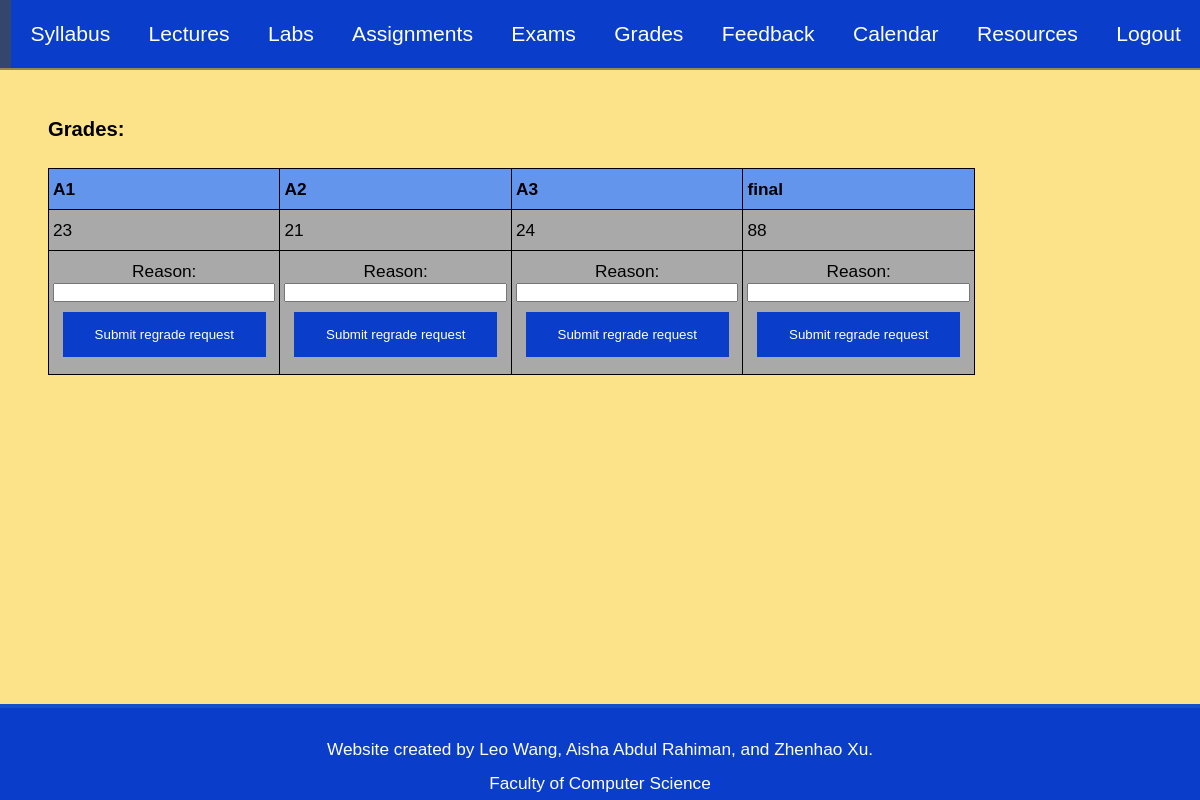
The app's page /grades (signed in) with its own data.
### tables this page shows
CREATE TABLE Marks(
    username     TEXT PRIMARY KEY,
    name         TEXT,
    A1           INTEGER,
	A2           INTEGER,
	A3           INTEGER,
	final        INTEGER,
    A1_reason    TEXT,
    A2_reason    TEXT,
    A3_reason    TEXT,
    final_reason TEXT
);

### app.py (the view, shortened to what this page needs)
@app.route("/grades", methods=['POST', 'GET'])
def grades():
    check_login()
    if session['usertype'] == 'student':
        headings = ("A1", "A2", "A3", "final")
        if request.method == 'POST':
            reason = request.form['reason']
            execute(f"UPDATE Marks SET {request.form['asn']} = ? WHERE username = ?", reason, session['username'])
            commit()
        data = records("SELECT A1, A2, A3, final FROM Marks WHERE username = ?", session['username'])
        return render_template('grades.html', headings=headings, data=data)
    else:
        raise ValueError('Invalid usertype: ' + session['usertype'])

### auth.py (called while the page is built)
def check_login():
    if 'username' not in session:
        abort(403)

### db.py (called while the page is built)
def records(commands, *values):
    cur.execute(commands, tuple(values))
    return cur.fetchall()

### templates/grades.html (shortened to what this page needs)
{% extends 'navbase.html' %}
{% block content %}
    <h3>Grades:</h3>
    <br>
    {% if session['usertype'] == 'student' %}
        <div class="table-4-col">
            {% for header in headings %}
                <span class="table-header">{{ header }}</span>
            {% endfor %}
            {% for row in data %}
                {% for entry in row %}
                    {% if entry != None %}
                        <span>{{ entry }}</span>
                    {% else %}
                        <span></span>
                    {% endif %}
                {% endfor %}
            {% endfor %}
            <span>
                <form method="POST" onsubmit="return submitRemarkRequest(this)">
                    <label for="A1">Reason:</label>
                    <input type="text" id="A1" name="reason" rows="3" cols="6">
                    <input type="submit" name="regrade-submit-A1" value="Submit regrade request" class="button">
                </form>
            </span>
            <span>
                <form method="POST" onsubmit="return submitRemarkRequest(this)">
                    <label for="A2">Reason:</label>
                    <input type="text" id="A2" name="reason" rows="3" cols="6">
                    <input type="submit" name="regrade-submit-A2" value="Submit regrade request" class="button">
                </form>
            </span>
            <span>
                <form method="POST" onsubmit="return submitRemarkRequest(this)">
                    <label for="A3">Reason:</label>
                    <input type="text" id="A3" name="reason" rows="3" cols="6">
                    <input type="submit" name="regrade-submit-A3" value="Submit regrade request" class="button">
                </form>
            </span>
            <span>
                <form method="POST" onsubmit="return submitRemarkRequest(this)">
                    <label for="final">Reason:</label>
                    <input type="text" id="final" name="reason">
                    <input type="submit" name="regrade-submit-F" value="Submit regrade request" class="button">
                </form>
            </span>
        </div>
    {% endif %}
{% endblock %}

### static/style.css (style rules this page uses)
* { margin: 0; padding: 0; }
*, *::before, *::after { box-sizing: inherit; }
html { box-sizing: border-box; font-size: 62.5%; scroll-behavior: smooth; min-height: 100%; }
@media only screen and (max-width: 75em) { html { font-size: 60%; } }
body { font-family: "Arial Black", sans-serif; font-size: 1.8rem; font-weight: 400; line-height: 1.4; color: rgb(0, 0, 0); }
form { display: flex; flex-direction: column; text-align: center; }
form > .button { margin: 1rem; }
.main > * { margin: 0 5rem 0 5rem; }
.table-4-col { display: grid; grid-template-columns: repeat(4, 1fr); border-top: 1px solid black; border-right: 1px solid black; background: darkgray; }
.table-4-col > span { padding: 8px 4px; border-left: 1px solid black; border-bottom: 1px solid black; }
.table-header { background-color: cornflowerblue; font-weight: bold; }
.button { background: rgb(10, 61, 201); align-self: center; border: none; color: white; padding: 15px 32px; text-align: center; text-decoration: none; display: inline-block; margin: 4px 2px; cursor: pointer; }

### records on screen
Marks: row "23" "21" "24" "88"

### other values on screen
{{ header }} "A1" "A2" "A3" "final"
